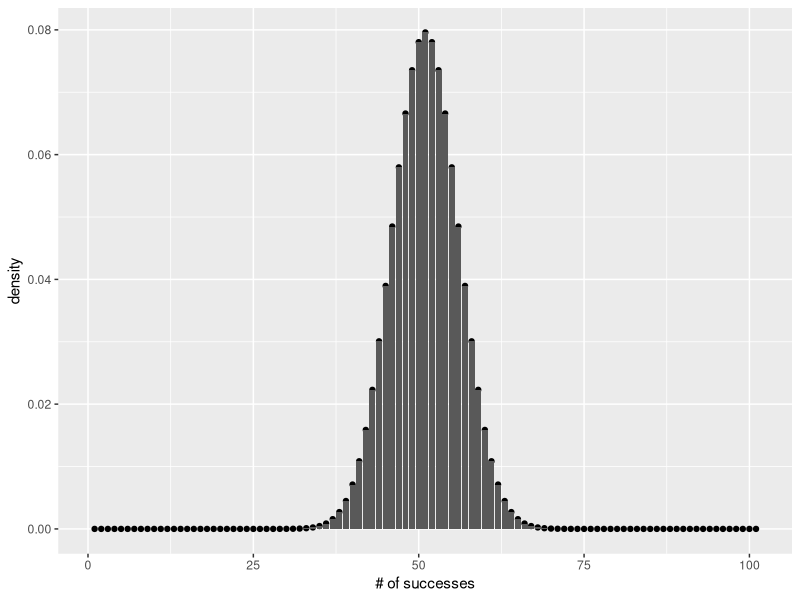

R code for this plot:
## ---- chunk 1
knitr::opts_chunk$set(
  collapse = TRUE,
  comment = "#>"
)
## ---- chunk 2
?binom.test
binom.test(x = 65,
           n = 100,
           p = .5,
           alternative='greater')
## ---- chunk 3
test_results <- binom.test(x = 65,
           n = 100,
           p =.5,
           alternative='greater')

test_results$p.value

# values can embedded using `r test_results$p.value`

## ---- chunk 4
library(ggplot2)
qplot(y=dbinom(0:100,100,.5))+
  geom_bar(stat='identity',position="dodge")+
  ylab('density')+
  xlab('# of successes')
## ---- chunk 5
sum(dbinom(0:100,100,.5))
## ---- chunk 6
sum(dbinom(65:100,100,.5))
## ---- chunk 7
sum(dbinom(7:10,10,.5))
## ---- chunk 8
binom.test(x=7,n=10,alternative="greater")
## ---- chunk 9
coin_flips <- data.frame( number_of_heads = 0:10,
                          probability = dbinom(x=0:10,size=10,prob= .5),
                          cumulative = pbinom(0:10, size = 10, prob = .5),
                          rev_cumulative = pbinom(-1:9, 10, .5, lower.tail=FALSE))
knitr::kable(coin_flips)
## ---- chunk 10
# 1 trial
task_designs <- data.frame( number_of_heads = 0:1,
                          probability = dbinom(x=0:1,size=1,prob= .5),
                          cumulative = pbinom(0:1, size = 1, prob = .5),
                          rev_cumulative = pbinom(-1:0, 1, .5, lower.tail=FALSE))
knitr::kable(task_designs)

# 2 trials
task_designs <- data.frame( number_of_heads = 0:2,
                          probability = dbinom(x=0:2,size=2,prob= .5),
                          cumulative = pbinom(0:2, size = 2, prob = .5),
                          rev_cumulative = pbinom(-1:1, 2, .5, lower.tail=FALSE))
knitr::kable(task_designs)

# 3 trials
task_designs <- data.frame( number_of_heads = 0:3,
                          probability = dbinom(x=0:3,size=3,prob= .5),
                          cumulative = pbinom(0:3, size = 3, prob = .5),
                          rev_cumulative = pbinom(-1:2, 2, .5, lower.tail=FALSE))
knitr::kable(task_designs)

# etc...
## ---- chunk 11
binom.test(51,100,.5,alternative="greater")
## ---- chunk 12
binom.test(510,1000,.5,alternative="greater")
## ---- chunk 13
binom.test(5100,10000,.5,alternative="greater")
